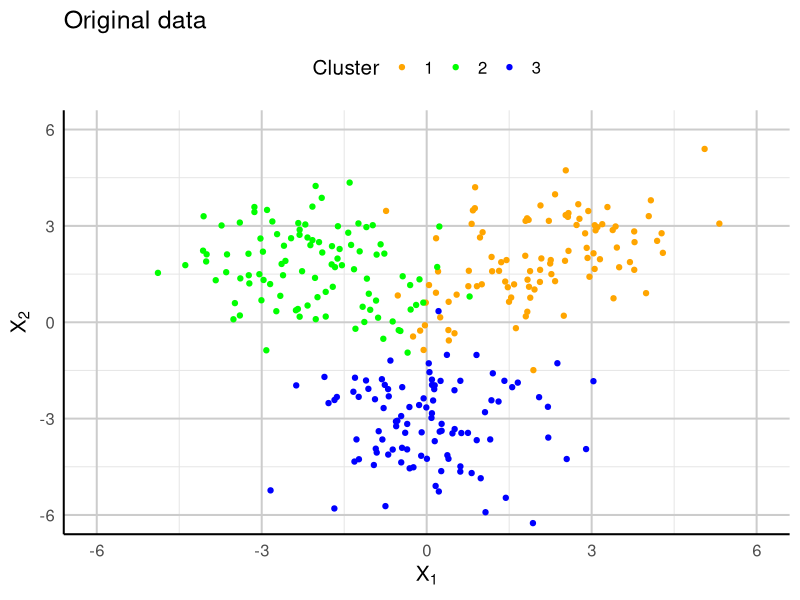
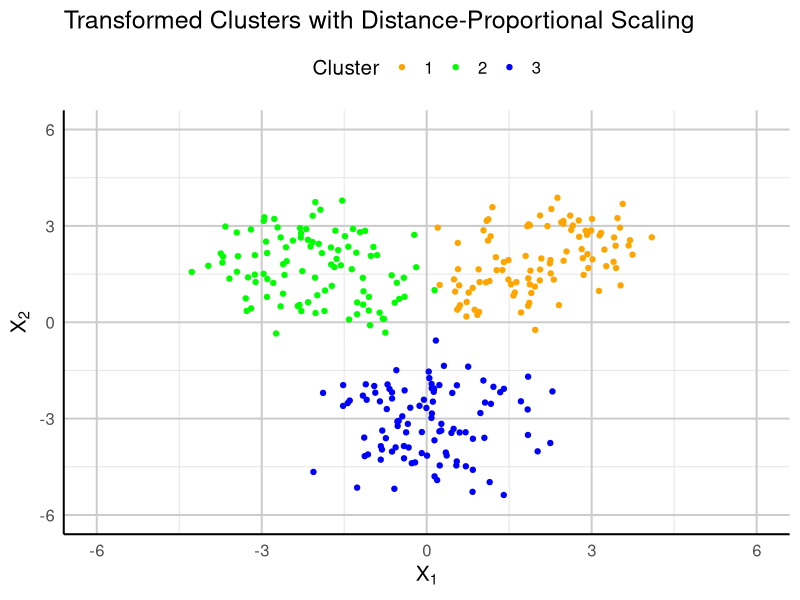
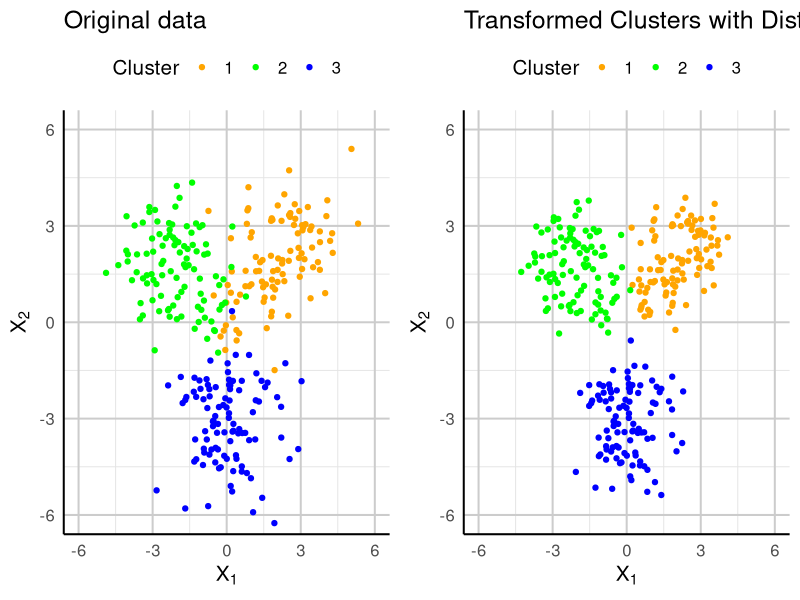
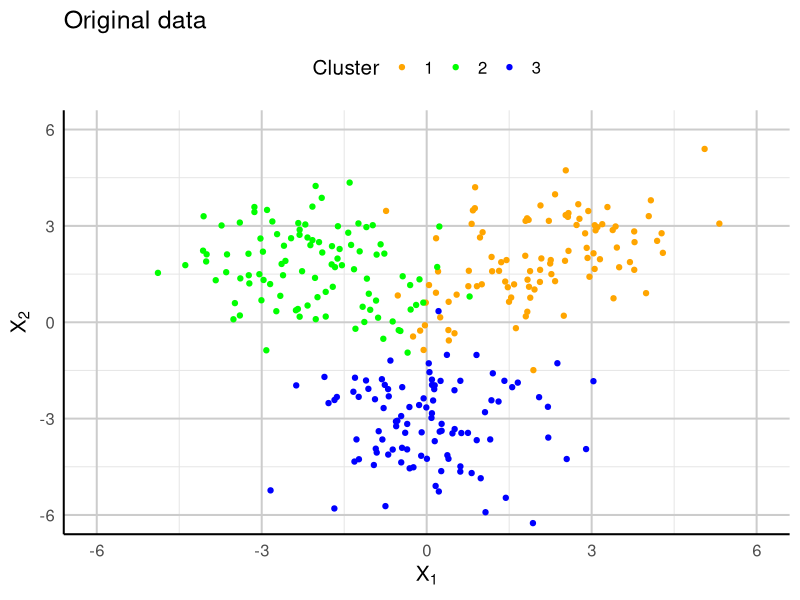
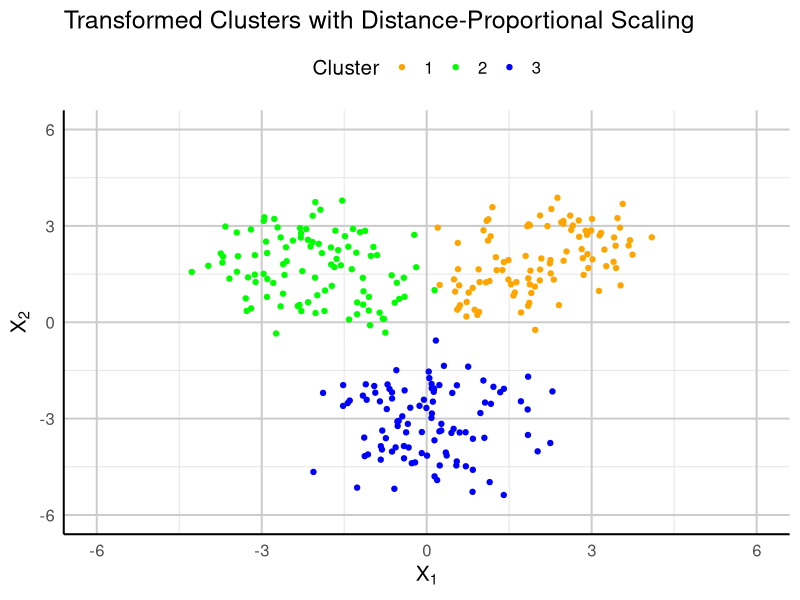

Source code (R) for these figures, in order: (Note: a time limit stopped this script after it produced the figures.)
base_path = "C:/Users/mose/Desktop/simulation/results"
simulation_id <- format(Sys.time(), "%H시 %M분 %S초") # 날짜 기반 폴더 이름 생성
save_path <- file.path(base_path, simulation_id)


if (!dir.exists(save_path)) {
  dir.create(save_path, recursive = TRUE)
}



rand.index <- function(true_labels, predicted_labels) {
  if (length(true_labels) != length(predicted_labels)) {
    stop("The length of the two label vectors must be the same.")
  }
  
  contingency_table <- table(true_labels, predicted_labels)
  
  a <- sum(choose(contingency_table, 2))
  b <- sum(choose(rowSums(contingency_table), 2)) - a
  c <- sum(choose(colSums(contingency_table), 2)) - a
  d <- choose(sum(contingency_table), 2) - (a + b + c)
  
  rand_index <- (a + d) / (a + b + c + d)
  return(rand_index)
}

try = function(dat1, dat2, itrN = 500, K=4, k_near=5){
  dat1_cl = kmeans(dat1, K)$cluster
  dat2_cl = kmeans(dat2, K)$cluster
  
  N = nrow(dat1)
  

  dat1_dist = as.matrix(dist(dat1))
  dat2_dist = as.matrix(dist(dat2))
  

  tot_dist1 = apply(dat1_dist,2,sum)
  tot_dist2 = apply(dat2_dist,2,sum)
  
  diag(dat1_dist) = NA
  diag(dat2_dist) = NA
  

  k_near_take = function(x, k_near){
    order(x)[1:k_near]
  }
  
  dat1_near_mat = apply(dat1_dist, 2, k_near_take, k_near)
  dat2_near_mat = apply(dat2_dist, 2, k_near_take, k_near)
  
  rand1 = rep(NA, itrN)
  rand2 = rep(NA, itrN)
  
 
  for (itr in 1:itrN){
    new_dat1 = dat1
    new_dat2 = dat2
    
    TF_ind = sample(c(T,F), size=N, replace=T)
    
    for (i in 1:N){
      if (TF_ind[i]){
        
        mix_coef1 = dat1_dist[i,dat1_near_mat[,i]]
        mix_coef1 = mix_coef1/sum(mix_coef1)
        mix_coef2 = dat2_dist[i,dat2_near_mat[,i]]
        mix_coef2 = mix_coef2/sum(mix_coef2)
        
        new_dat2_point = apply(mix_coef1*dat2[dat1_near_mat[,i],],2,sum) 
        new_dat1_point = apply(mix_coef2*dat1[dat2_near_mat[,i],],2,sum) 
        
        new_dat1[i,] = new_dat1_point
        new_dat2[i,] = new_dat2_point
        
      } 
    }
    
    new_cl_dat1 = kmeans(new_dat1, K)
    new_cl_dat2 = kmeans(new_dat2, K)
    
    rand1[itr] = rand.index(new_cl_dat1$cluster, dat2_cl)
    rand2[itr] = rand.index(new_cl_dat2$cluster, dat1_cl)
  }
  
  return(list(ri1= rand1, ri2=rand2, rf= rand.index(dat2_cl, dat1_cl)))
}


library(MASS)
library(ggplot2)
library(gridExtra)
library(progress)


set.seed(241007)


mu1 <- c(2, 2)
mu2 <- c(-2, 2)
mu3 <- c(0, -3)


cov1 <- matrix(c(1.5, 0.6, 0.6, 1.5), nrow = 2)
cov2 <- matrix(c(1.5, -0.4, -0.4, 1.5), nrow = 2)
cov3 <- matrix(c(1.5, 0.3, 0.3, 1.5), nrow = 2)


cluster1 <- mvrnorm(100, mu = mu1, Sigma = cov1)
cluster2 <- mvrnorm(100, mu = mu2, Sigma = cov2)
cluster3 <- mvrnorm(100, mu = mu3, Sigma = cov3)


dat1 <- data.frame(
  X1 = c(cluster1[,1], cluster2[,1], cluster3[,1]),
  X2 = c(cluster1[,2], cluster2[,2], cluster3[,2]),
  Cluster = factor(rep(1:3, each = 100))
)


cluster_colors <- c("orange", "green", "blue")


p <- ggplot(dat1, aes(x = X1, y = X2, color = Cluster)) +
  geom_point(size = 1.5) +
 
  scale_color_manual(values = cluster_colors) +
  labs(x = expression(X[1]), y = expression(X[2]), title = "Original data") +
  theme_minimal(base_size = 15) +
  theme(
    panel.grid.major = element_line(color = "grey80", linetype = "solid"),
    panel.grid.minor = element_line(color = "grey90", linetype = "solid"),
    axis.line = element_line(color = "black"),
    legend.position = "top"
  ) +
  coord_cartesian(xlim = c(-6, 6), ylim = c(-6, 6))

p

ggsave(file.path(save_path, "dat1_cluster_plot.png"), plot = p, width = 8, height = 6, dpi = 800)



center1 <- colMeans(cluster1)
center2 <- colMeans(cluster2)
center3 <- colMeans(cluster3)


scaled_cluster1 <- sapply(1:nrow(cluster1), function(i) {
  dist <- cluster1[i,] - center1
  scale_factor <- 0.5 + (1 - 0.5) * (1 - (sqrt(sum(dist^2)) / max(sqrt(rowSums((cluster1 - center1)^2)))))
  center1 + dist * scale_factor
})
scaled_cluster1 <- t(scaled_cluster1)

scaled_cluster2 <- sapply(1:nrow(cluster2), function(i) {
  dist <- cluster2[i,] - center2
  scale_factor <- 0.5 + (1 - 0.5) * (1 - (sqrt(sum(dist^2)) / max(sqrt(rowSums((cluster2 - center2)^2)))))
  center2 + dist * scale_factor
})
scaled_cluster2 <- t(scaled_cluster2)

scaled_cluster3 <- sapply(1:nrow(cluster3), function(i) {
  dist <- cluster3[i,] - center3
  scale_factor <- 0.5 + (1 - 0.5) * (1 - (sqrt(sum(dist^2)) / max(sqrt(rowSums((cluster3 - center3)^2)))))
  center3 + dist * scale_factor
})
scaled_cluster3 <- t(scaled_cluster3)


dat_trans <- data.frame(
  X1 = c(scaled_cluster1[,1], scaled_cluster2[,1], scaled_cluster3[,1]),
  X2 = c(scaled_cluster1[,2], scaled_cluster2[,2], scaled_cluster3[,2]),
  Cluster = factor(rep(1:3, each = 100))
)


p2 <- ggplot(dat_trans, aes(x = X1, y = X2, color = Cluster)) +
  geom_point(size = 1.5) +
  scale_color_manual(values = cluster_colors) +
  labs(x = expression(X[1]), y = expression(X[2]), title = "Transformed Clusters with Distance-Proportional Scaling") +
  theme_minimal(base_size = 15) +
  theme(
    panel.grid.major = element_line(color = "grey80", linetype = "solid"),
    panel.grid.minor = element_line(color = "grey90", linetype = "solid"),
    axis.line = element_line(color = "black"),
    legend.position = "top"
  ) +
  coord_cartesian(xlim = c(-6, 6), ylim = c(-6, 6))

p2

grid.arrange(p, p2, ncol = 2)

ggsave(file.path(save_path, "dat2_transformed_plot.png"), plot = p2, width = 8, height = 6, dpi = 800)


m1 = as.matrix(dat1[, c("X1", "X2")])
m2 = as.matrix(dat_trans[, c("X1", "X2")])

N <- 100


distribution_results <- numeric(N)

pb <- progress_bar$new(
  format = "  진행중 [:bar] :percent 완료 - 경과시간 :elapsed - 예상완료시간 :eta",
  total = N, clear = FALSE, width = 60
)

iter = 100
k = 3
nbd = 10

for (i in 1:N) {
  output <- try(m1, m2, itrN = iter, K = k, k_near = nbd)
  distribution_results[i] <- mean((output$ri2 + output$ri1) * 0.5 < output$rf)
  
  if (!pb$finished) {
    pb$tick()
  }
}

save_path_txt <- file.path(save_path, "simulation_params.txt")


sink(save_path_txt)
cat("mu1:\n"); print(mu1)
cat("\nmu2:\n"); print(mu2)
cat("\nmu3:\n"); print(mu3)
cat("\ncov1:\n"); print(cov1)
cat("\ncov2:\n"); print(cov2)
cat("\ncov3:\n"); print(cov3)
# cat("\nA1:\n"); print(A1)
# cat("\nb1:\n"); print(b1)
# cat("\nA2:\n"); print(A2)
# cat("\nb2:\n"); print(b2)
# cat("\nA3:\n"); print(A3)
# cat("\nb3:\n"); print(b3)
cat("\nitrN:\n"); print(iter)
cat("\nK:\n"); print(k)
cat("\nk_near:\n"); print(nbd)
cat("\nN:\n"); print(N)
sink()

hist_plot <- ggplot(data.frame(distribution_results), aes(x = distribution_results)) +
  geom_histogram(bins = 20, fill = "skyblue", color = "black") +
  labs(title = "Distribution of p-value",
       x = "Mean value",
       y = "Frequency") +
  theme_minimal(base_size = 15) +
  NULL

hist_plot

ggsave(file.path(save_path, "p_value_distribution_plot.png"), plot = hist_plot, width = 8, height = 6, dpi = 800)
